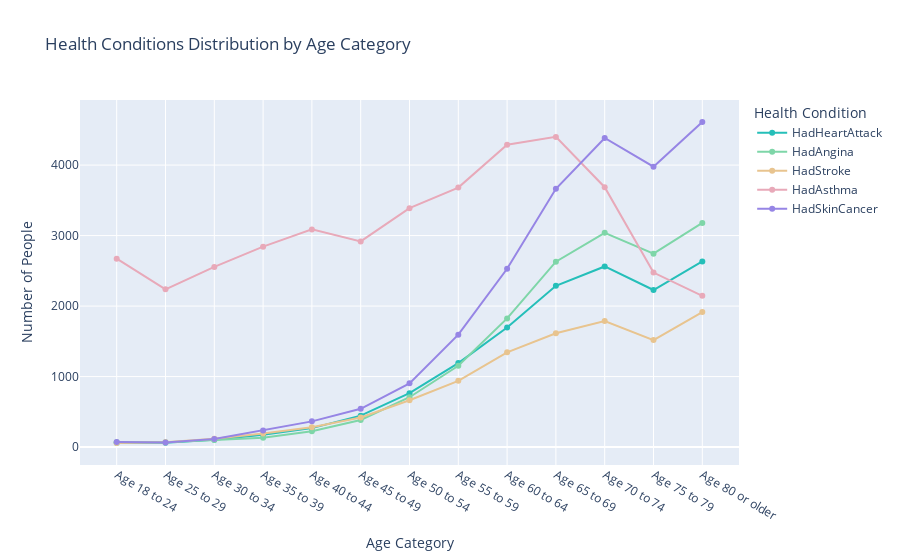

Notebook cell for this chart:
### Code cell
condition_cols = ['HadHeartAttack', 'HadAngina', 'HadStroke', 'HadAsthma', 'HadSkinCancer']
df_counts = Data.groupby('AgeCategory')[condition_cols].sum().reset_index()
df_melted = df_counts.melt(id_vars='AgeCategory',value_vars=condition_cols,var_name='Condition',value_name='Count')

soft_palette_darker = ["#25BFB9","#7ED6A8","#E8C48F","#E8A9B9","#9685E5"]
fig = px.line(
    df_melted,
    x='AgeCategory',
    y='Count',
    color='Condition',
    color_discrete_sequence=soft_palette_darker,
    markers=True,
    title='Health Conditions Distribution by Age Category',
    labels={'AgeCategory': 'Age Category', 'Count': 'Number of People', 'Condition': 'Health Condition'})
fig.show()

### Figure 1 — Plotly figure (JSON) as saved in the notebook; plotly's stock layout.template omitted (floating-point values rounded to 4 significant figures)
{"data": [{"hovertemplate": "Health Condition=HadHeartAttack<br>Age Category=%{x}<br>Number of People=%{y}<extra></extra>", "legendgroup": "HadHeartAttack", "line": {"color": "#25BFB9", "dash": "solid"}, "marker": {"symbol": "circle"}, "mode": "lines+markers", "name": "HadHeartAttack", "orientation": "v", "showlegend": true, "type": "scatter", "x": ["Age 18 to 24", "Age 25 to 29", "Age 30 to 34", "Age 35 to 39", "Age 40 to 44", "Age 45 to 49", "Age 50 to 54", "Age 55 to 59", "Age 60 to 64", "Age 65 to 69", "Age 70 to 74", "Age 75 to 79", "Age 80 or older"], "xaxis": "x", "y": [63, 63, 105, 176, 269, 446, 764, 1191, 1696, 2287, 2562, 2228, 2633], "yaxis": "y"}, {"hovertemplate": "Health Condition=HadAngina<br>Age Category=%{x}<br>Number of People=%{y}<extra></extra>", "legendgroup": "HadAngina", "line": {"color": "#7ED6A8", "dash": "solid"}, "marker": {"symbol": "circle"}, "mode": "lines+markers", "name": "HadAngina", "orientation": "v", "showlegend": true, "type": "scatter", "x": ["Age 18 to 24", "Age 25 to 29", "Age 30 to 34", "Age 35 to 39", "Age 40 to 44", "Age 45 to 49", "Age 50 to 54", "Age 55 to 59", "Age 60 to 64", "Age 65 to 69", "Age 70 to 74", "Age 75 to 79", "Age 80 or older"], "xaxis": "x", "y": [70, 67, 99, 131, 226, 385, 707, 1154, 1825, 2630, 3039, 2744, 3179], "yaxis": "y"}, {"hovertemplate": "Health Condition=HadStroke<br>Age Category=%{x}<br>Number of People=%{y}<extra></extra>", "legendgroup": "HadStroke", "line": {"color": "#E8C48F", "dash": "solid"}, "marker": {"symbol": "circle"}, "mode": "lines+markers", "name": "HadStroke", "orientation": "v", "showlegend": true, "type": "scatter", "x": ["Age 18 to 24", "Age 25 to 29", "Age 30 to 34", "Age 35 to 39", "Age 40 to 44", "Age 45 to 49", "Age 50 to 54", "Age 55 to 59", "Age 60 to 64", "Age 65 to 69", "Age 70 to 74", "Age 75 to 79", "Age 80 or older"], "xaxis": "x", "y": [58, 67, 118, 192, 282, 419, 664, 940, 1344, 1615, 1788, 1518, 1915], "yaxis": "y"}, {"hovertemplate": "Health Condition=HadAsthma<br>Age Category=%{x}<br>Number of People=%{y}<extra></extra>", "legendgroup": "HadAsthma", "line": {"color": "#E8A9B9", "dash": "solid"}, "marker": {"symbol": "circle"}, "mode": "lines+markers", "name": "HadAsthma", "orientation": "v", "showlegend": true, "type": "scatter", "x": ["Age 18 to 24", "Age 25 to 29", "Age 30 to 34", "Age 35 to 39", "Age 40 to 44", "Age 45 to 49", "Age 50 to 54", "Age 55 to 59", "Age 60 to 64", "Age 65 to 69", "Age 70 to 74", "Age 75 to 79", "Age 80 or older"], "xaxis": "x", "y": [2673, 2238, 2556, 2843, 3088, 2917, 3389, 3681, 4289, 4400, 3686, 2475, 2145], "yaxis": "y"}, {"hovertemplate": "Health Condition=HadSkinCancer<br>Age Category=%{x}<br>Number of People=%{y}<extra></extra>", "legendgroup": "HadSkinCancer", "line": {"color": "#9685E5", "dash": "solid"}, "marker": {"symbol": "circle"}, "mode": "lines+markers", "name": "HadSkinCancer", "orientation": "v", "showlegend": true, "type": "scatter", "x": ["Age 18 to 24", "Age 25 to 29", "Age 30 to 34", "Age 35 to 39", "Age 40 to 44", "Age 45 to 49", "Age 50 to 54", "Age 55 to 59", "Age 60 to 64", "Age 65 to 69", "Age 70 to 74", "Age 75 to 79", "Age 80 or older"], "xaxis": "x", "y": [72, 64, 116, 236, 365, 543, 904, 1595, 2530, 3663, 4384, 3977, 4611], "yaxis": "y"}], "layout": {"legend": {"title": {"text": "Health Condition"}, "tracegroupgap": 0}, "title": {"text": "Health Conditions Distribution by Age Category"}, "xaxis": {"anchor": "y", "domain": [0, 1], "title": {"text": "Age Category"}}, "yaxis": {"anchor": "x", "domain": [0, 1], "title": {"text": "Number of People"}}}}
